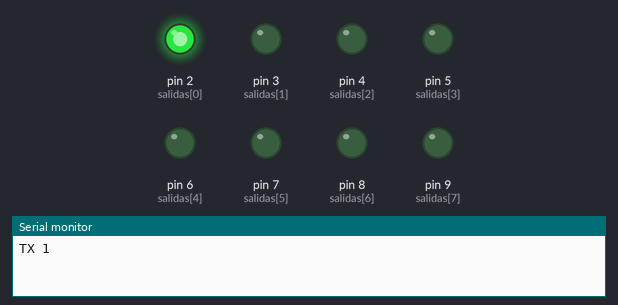
Simulated run of this sketch. Board: Arduino Uno, built with avr-gcc and run on an emulated ATmega328P. Shown: output pins drawn as LEDs (lit = HIGH), the last lines printed to the serial monitor.

Above: at 0.3 s.
At 1.2 s:
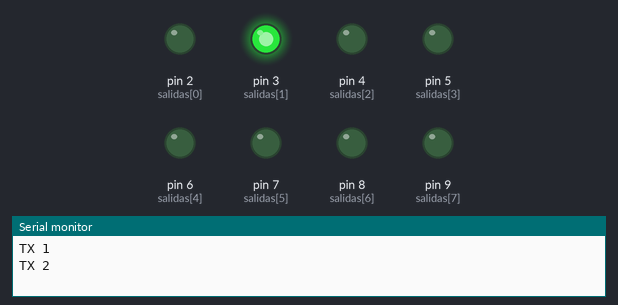
At 2.1 s:
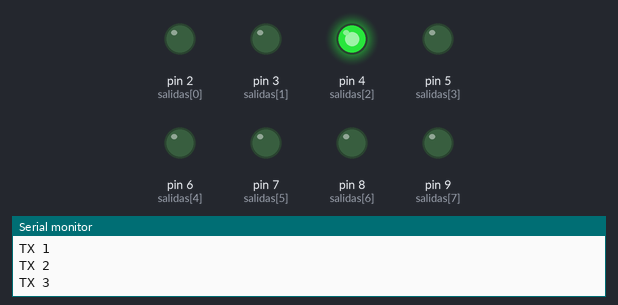
At 3.9 s:
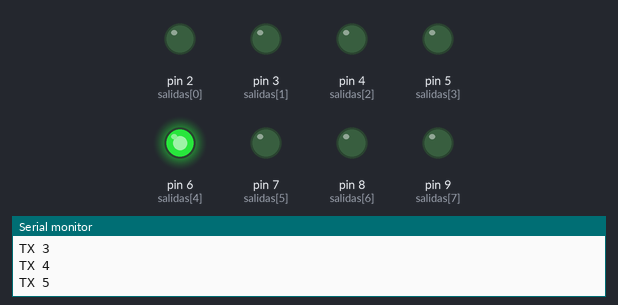
At 5.7 s:
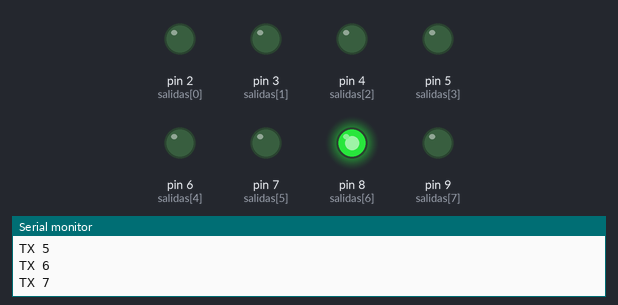
At 7.6 s:
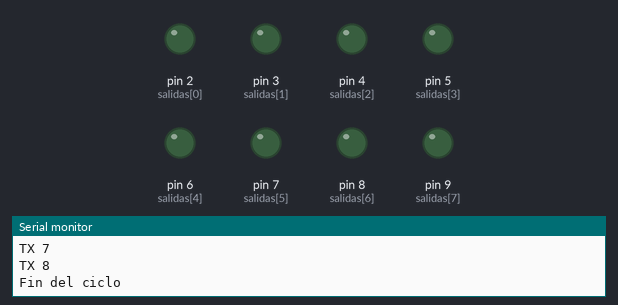
Timing chart, 0 to 10.7 s (numbered marks = the images above):
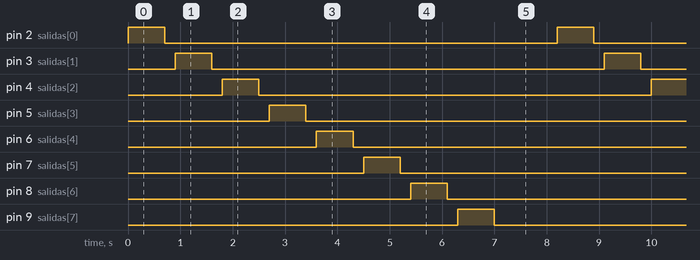

The sketch:

sketch.ino
```cpp
const int salidas[8] = {2, 3, 4, 5, 6, 7, 8, 9}; // Asocia los pines digitales con TX1 a TX8.
void setup() { // Configura el probador una vez.
  Serial.begin(9600); // Abre el monitor para indicar el pin transmitido.
  for (int i = 0; i < 8; i++) { // Recorre las ocho salidas.
    pinMode(salidas[i], OUTPUT); // Configura cada pin como salida.
    digitalWrite(salidas[i], LOW); // Inicia con todos los LEDs apagados.
  } // Termina la configuracion de salidas.
} // Termina la preparacion.
void loop() { // Repite continuamente la prueba del cable.
  for (int i = 0; i < 8; i++) { // Activa los conductores en orden del uno al ocho.
    Serial.print("TX "); // Identifica el extremo transmisor.
    Serial.println(i + 1); // Muestra el numero del conductor activo.
    digitalWrite(salidas[i], HIGH); // Envia cinco voltios por el conductor seleccionado.
    delay(700); // Mantiene encendido el LED receptor durante 0.7 segundos.
    digitalWrite(salidas[i], LOW); // Apaga el conductor antes de activar el siguiente.
    delay(200); // Deja una pausa visible entre pasos.
  } // Termina un barrido de los ocho conductores.
  Serial.println("Fin del ciclo"); // Separa las rondas de la prueba.
  delay(1000); // Hace una pausa antes de repetir.
} // Termina el ciclo del probador.
```

Measured:
- by itself, pin 2 (salidas[0]), pin 3 (salidas[1]), pin 4 (salidas[2]), pin 5 (salidas[3]), pin 6 (salidas[4]), pin 7 (salidas[5]), pin 8 (salidas[6]), pin 9 (salidas[7]): alternates HIGH for 0.70 s and LOW for 7.5 s
- by itself, everything shown: repeats every 8.2 s, in 16 steps
